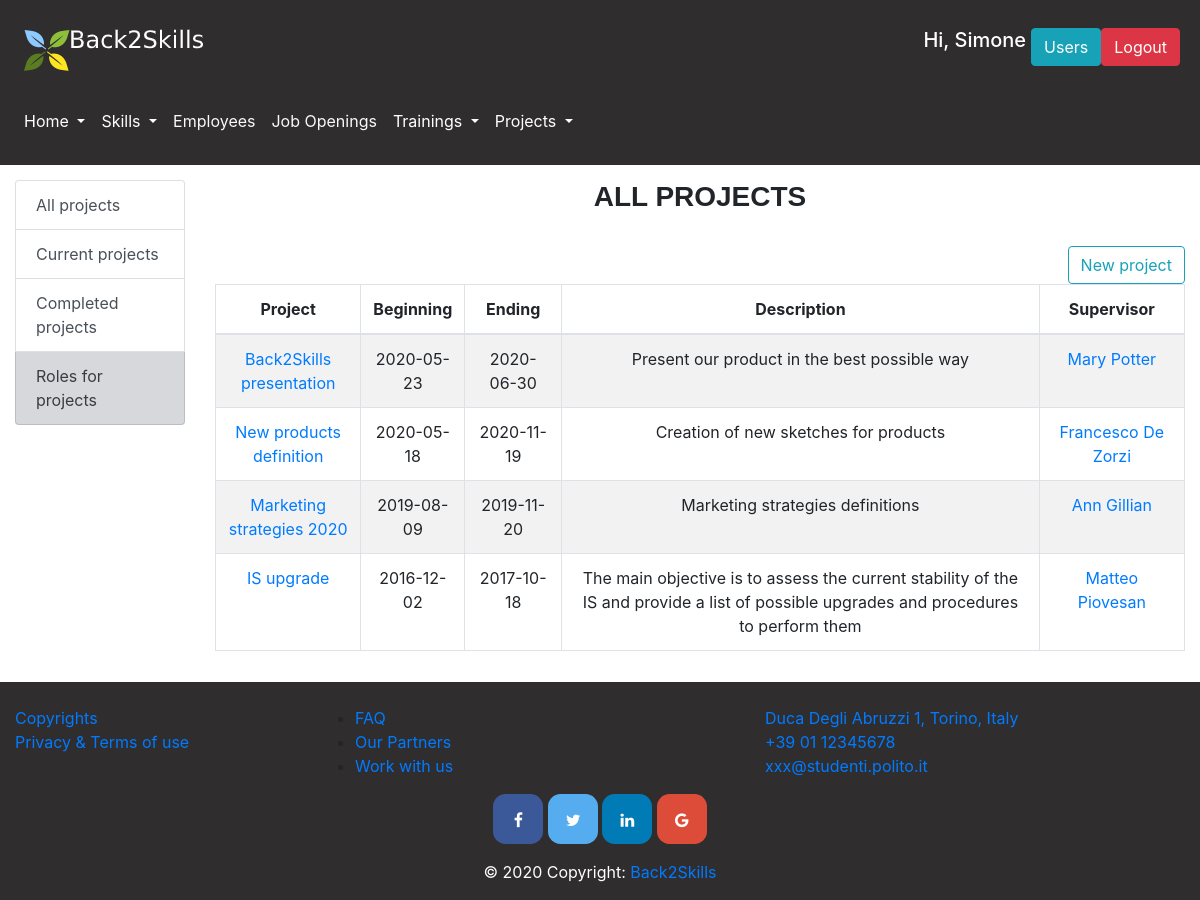
The page /projects (signed in) on the database its author committed.
### database.py (models this page shows, shortened)
class User(db.Model):
    __tablename__ = 'user'
    id = db.Column(db.Integer, primary_key=True)
    name = db.Column(db.String)
    surname = db.Column(db.String)
    email = db.Column(db.String, nullable=False, unique=True)
    password = db.Column(db.String, nullable=False)
    admin = db.Column(db.Boolean)
    project = db.Column(db.Integer, db.ForeignKey('project.id'))
    @property
    def is_authenticated(self):
        return True

class Project(db.Model):
    __tablename__ = 'project'
    id = db.Column(db.Integer, primary_key=True)
    name = db.Column(db.String)
    description = db.Column(db.String)
    starting_date = db.Column(db.Date)
    ending_date = db.Column(db.Date)
    role_in_project = db.relationship("Role_in_project", secondary="project_role")
    supervisor = db.Column(db.Integer, db.ForeignKey('employee.id'))

class Employee(db.Model):
    __tablename__ = 'employee'
    id = db.Column(db.Integer, primary_key=True)
    photo = db.Column(db.String(100), nullable=False, default='')
    cv = db.Column(db.String) #eventually we can put a link to the Curriculum Vitae file
    name = db.Column(db.String)
    surname = db.Column(db.String)
    email = db.Column(db.String)
    telephone = db.Column(db.String)
    date_of_birth = db.Column(db.Date)
    date_of_assumption = db.Column(db.Date)
    living_place = db.Column(db.String)
    driving_licence = db.Column(db.Boolean) #I would say we only specify whether he/she has it or not, so true or false
    role = db.Column(db.Integer, db.ForeignKey('role.id'))
    skill = db.relationship("Skill", secondary="employee_skill")
    training = db.relationship("Training", secondary="employee_training")
    project_role = db.relationship("Project_Role")
    state_in_company = db.Column(db.String)
    education_level = db.Column(db.String)
    language_certificate = db.Column(db.String)
    def get_job(self):
        r= get_role_by_id(self.role)
        if r:
            return r.name
        else:
            return "No job assigned"

### app.py (the view, shortened to what this page needs)
@app.route('/projects', methods=['GET', 'POST'])
@app.route('/projects/<period>')
@login_required
def projects(period="all"):
    if period == "past":
        projects_list, supervisors = get_past_projects()
    elif period == "current":
        projects_list, supervisors = get_current_projects()
    elif period == "all":
        projects_list, supervisors = get_projects_and_supervisors()
    projects_list.sort(key=lambda x: x.starting_date, reverse=True)
    possible_roles=get_roles_in_projects()
    possible_roles.sort(key=lambda x: x.id)
    emp = get_employees()
    return render_template('projects.html', projects=projects_list, period=period, supervisors=supervisors, roles=possible_roles, employees=emp)

### app.py (called while the page is built)
@login_manager.user_loader
def load_user(user_id):
    return get_user_by_id(user_id)

@app.after_request
def add_header(r):
    r.headers["Cache-Control"] = "no-cache, no-store, must-revalidate"
    r.headers["Pragma"] = "no-cache"
    r.headers["Expires"] = "0"
    r.headers['Cache-Control'] = 'public, max-age=0'
    return r

### database.py (called while the page is built)
def get_employees():
    employees=Employee.query.all()
    employees.sort(key=lambda x: x.surname)
    return employees

def get_employee_by_id(emp_id):
    return Employee.query.filter(Employee.id==emp_id).first()

def get_projects_and_supervisors():
    projects=Project.query.all()
    projects.sort(key=lambda x: x.name)
    supervisors = []
    for prj in projects:
        if prj.supervisor:
            supervisors.append(get_employee_by_id(prj.supervisor))
    supervisors = list(dict.fromkeys(supervisors))
    return projects, supervisors

def get_role_by_id(role_id):
    return Role.query.filter(Role.id==role_id).first()

def get_user_by_id(user_id):
    return User.query.filter(User.id==user_id).first()

def get_roles_in_projects():
    roles=Role_in_project.query.all()
    roles.sort(key=lambda x: x.id)
    return roles

### templates/projects.html (shortened to what this page needs)
{% extends "layout.html" %}
{% block pageContent %}
    <div class="row">
        <div class="col-md-2">
            <div class="content-section">
                <div class="list-group">
                    <a href="/projects/all" class="list-group-item list-group-item-action">All projects</a>
                    <a href="/projects/current" class="list-group-item list-group-item-action">Current projects</a>
                    <a href="/projects/past" class="list-group-item list-group-item-action">Completed projects</a>
                    <a href="/roles" class="list-group-item list-group-item-secondary list-group-item-action">Roles for projects</a>
                </div>
            </div>
        </div>
        <div class="col-md-10">
            {% block sectionContent %}
                <h3 class="section-title">{{ period }} projects</h3>
                <br/>
                {% if current_user.is_authenticated and current_user.admin %}
                    <button type="button" class="btn btn-outline-info float-right" data-toggle="modal" data-target="#newProjectModal">
                        New project
                    </button>
                    <br/>
                {% endif %}
                <div class="table-responsive">
                    <table class="table table-hover table-bordered table-striped text-center">
                        <thead>
                        <tr>
                            <th scope="col">Project</th>
                            <th scope="col">Beginning</th>
                            <th scope="col">Ending</th>
                            <th scope="col">Description</th>
                            <th scope="col">Supervisor</th>
                        </tr>
                        </thead>
                        <tbody>
                        {% for project in projects %}
                            <tr>
                                <td style="width: 15%"><a href="/project/{{ project.id }}"> {{ project.name }} </a></td>
                                <td style="width: 10%">{{ project.starting_date }}</td>
                                <td style="width: 10%">{{ project.ending_date }}</td>
                                <td>{{ project.description }}</td>
                                <td style="width: 15%">
                                    {% for sup in supervisors %}
                                        {% if sup.id == project.supervisor %}
                                            <a href="/employee/{{ sup.id }}">{{ sup.name }} {{ sup.surname }}</a>
                                        {% endif %}
                                    {% endfor %}
                                </td>
                            </tr>
                        {% endfor %}
                        </tbody>
                    </table>
                </div>
            {% endblock %}
        </div>
    </div>
{% endblock %}

### templates/layout.html (shortened to what this page needs)
<!DOCTYPE html>
<html lang="en">
<head>
    <link rel="stylesheet" href="{{ url_for('static',filename='css/bootstrap.css') }}" >
    <link rel="stylesheet" href="{{ url_for('static',filename='css/bootstrap-override.css') }}" >
</head>
<body>
<header>
    <nav class="navbar navbar-expand-lg navbar-light light-dark" id="loginNavbar">
        <a class="navbar-brand" href="/home"><img src="/static/images/Logosmallwhite.png" alt=""></a>
        {% if current_user.is_authenticated%}
            <div class="btn-group ml-auto mr-1">
                <h5 style="color: white; margin-right: 5px;">Hi, {{ current_user.name }}</h5>
                {% if current_user.admin %}
                    <a href="/users"><button class="btn btn-info">Users</button></a>
                {% else %}
                    {% if current_user.project %}
                        <a href="/project/{{ current_user.project }}"><button class="btn btn-info">Your project</button></a>
                    {% endif %}
                {% endif %}
                <form action="/logout" method="POST">
                    <button type="submit" class="btn btn-danger">Logout</button>
                </form>
            </div>
        {% else %}
            <a href="/login" class="btn btn-info ml-auto mr-1" role="button">Login</a>
        {% endif %}
    </nav>
    <nav class="navbar navbar-expand-lg navbar-light text-white light-dark" id="menuNavbar">
        <div class="collapse navbar-collapse" id="navbarSupportedContent">
            <ul class="navbar-nav mr-auto">
                <li class="nav-item dropdown ">
                    <a class="nav-link dropdown-toggle text-white" href="#" id="homepageDropdown" role="button" data-toggle="dropdown" aria-haspopup="true" aria-expanded="false">
                        Home
                    </a>
                </li>
                <li class="nav-item dropdown">
                    <a class="nav-link dropdown-toggle text-white" href="/skills" id="skillsDropdown" role="button" data-toggle="dropdown" aria-haspopup="true" aria-expanded="false">
                        Skills
                    </a>
                </li>
                <li class="nav-item">
                    <a class="nav-link" href="/employees" id="employeesButton" role="button" aria-haspopup="true" aria-expanded="false" >
                        <p class="text-light"> Employees</p>
                    </a>
                </li>
                <li class="nav-item">
                    <a class="nav-link" href="/jobs" id="jobsButton" role="button" aria-haspopup="true" aria-expanded="false">
                        <p class="text-light">Job Openings</p>
                    </a>
                </li>
                <li class="nav-item dropdown">
                    <a class="nav-link dropdown-toggle text-white" href="#" id="trainingsDropdown" role="button" data-toggle="dropdown" aria-haspopup="true" aria-expanded="false">
                        Trainings
                    </a>
                </li>
                <li class="nav-item dropdown">
                    <a class="nav-link dropdown-toggle text-white" href="#" id="projectsDropdown" role="button" data-toggle="dropdown" aria-haspopup="true" aria-expanded="false">
                        Projects
                    </a>
                </li>
            </ul>
        </div>
    </nav>
</header>
<main role="main" id="main-container">
    {% block pageContent %}
    {% endblock %}
</main>
<footer class="page-footer font-small light-dark pt-4">
    <div class="container-fluid text-center text-md-left">
        <div class="row">
            <div class="col-md-3 mb-md-0 mb-3">
                <ul class="list-unstyled">
                    <li>
                        <a href="#">Copyrights</a>
                    </li>
                    <li>
                        <a href="#">Privacy & Terms of use</a>
                    </li>
                </ul>
            </div>
            <div class="col-md-3 mb-md-0 mb-3">
                <ul>
                    <li>
                        <a href="/faq" role="button">FAQ</a>
                    </li>
                    <li>
                        <a href="#">Our Partners</a>
                    </li>
                    <li>
                        <a href="#">Work with us</a>
                    </li>
                </ul>
            </div>
            <div class="col-md-3 mx-auto">
                <ul class="list-unstyled">
                    <li>
                        <a href="#!">Duca Degli Abruzzi 1, Torino, Italy</a>
                    </li>
                    <li>
                        <a href="#!">+39 01 12345678</a>
                    </li>
                    <li>
                        <a href="#!">xxx@studenti.polito.it</a>
                    </li>
                </ul>
            </div>
        </div>
    </div>
    <div class="container">
        <div class="mx-auto" style="width: 400px;">
            <link rel="stylesheet" href="https://cdnjs.cloudflare.com/ajax/libs/font-awesome/4.7.0/css/font-awesome.min.css">
            <div class=" text-center">
                <a href="#" class="fa fa-facebook" style="font-size: medium"></a>
                <a href="#" class="fa fa-twitter" style="font-size: medium"></a>
                <a href="#" class="fa fa-linkedin" style="font-size: medium"></a>
                <a href="#" class="fa fa-google" style="font-size: medium"></a>
            </div>
        </div>
    </div>
    <div class="footer-copyright text-white text-center py-3">© 2020 Copyright:
        <a href=""> Back2Skills</a>
    </div>
</footer>
</body>
</html>

### rows shown on the page
User: name "Simone"
Project: name "Back2Skills presentation", starting_date "2020-05-23", ending_date "2020-06-30", description "Present our product in the best possible way"
Employee: name "Mary", surname "Potter"
Project: name "New products definition", starting_date "2020-05-18", ending_date "2020-11-19", description "Creation of new sketches for products"
Employee: name "Francesco", surname "De Zorzi"
Project: name "Marketing strategies 2020", starting_date "2019-08-09", ending_date "2019-11-20", description "Marketing strategies definitions"
Employee: name "Ann", surname "Gillian"
Project: name "IS upgrade", starting_date "2016-12-02", ending_date "2017-10-18", description "The main objective is to assess the current stability of the IS and provide a list of possible upgrades and procedures to perform them"
Employee: name "Matteo", surname "Piovesan"

### other values the page prints
{{ period }} "ALL"
